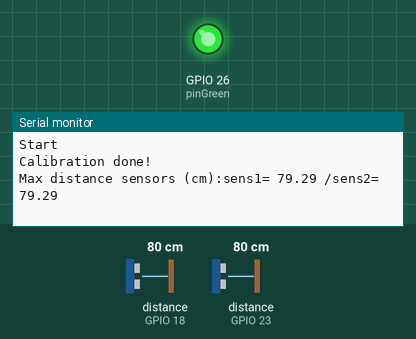
This sketch was run on a simulated ESP32. Shown: output pins drawn as LEDs (lit = HIGH), the last lines printed to the serial monitor. Wiring (inferred from the names in the program): 2 × ultrasonic range finder: trigger GPIO 5, echo GPIO 23 / trigger GPIO 19, echo GPIO 18. The inputs (shaded band) are chosen by the test bench; at power-on: distance to the obstacle (sensors on GPIO 18, GPIO 23) 80 cm. The echo pulse lasts 58.3 µs per cm; pins used as bus, display or sensor lines are not drawn.

Above: at 1.3 s.
1.4 s: distance to the obstacle (sensor on GPIO 18) set to 2 cm
At 2.4 s:
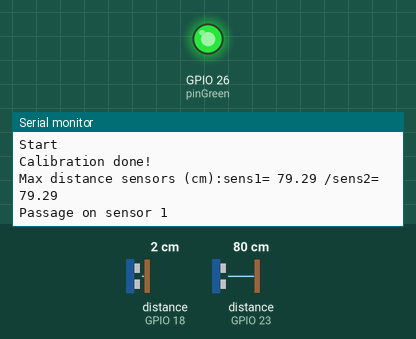
2.9 s: distance to the obstacle (sensor on GPIO 23) set to 2 cm
At 3.6 s:
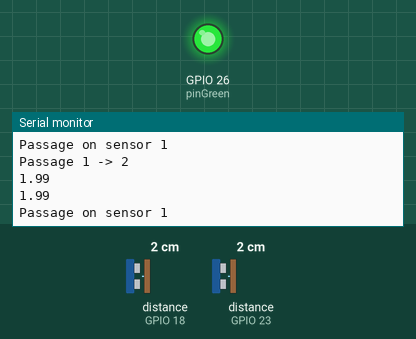

The sketch:

Circuit_with_2_ultrasound_sensors_and_2_LEDs.ino
```cpp
//pin LED
const int pinGreen = 26;
// const int pinRed = ; //TO ADD

//pin sensor 1
const int pin_trig1 = 19;
const int pin_echo1 = 18;

//pin sensor 2
const int pin_trig2 = 5;
const int pin_echo2 = 23;

long curr_time;
long time1,time2; //return time ultrasound signal (us)
long tmax1,tmax2; //max return time (us)
const long timeTrans = 10000; //max time (ms) between the activation of both sensors to consider that the transition has taken place.
                              //If sensor2 is not activated within time limit, the activation of sensor1 is ignored.

long tpass = 0; //time elapsed (ms) since passing over one of the sensors
int cons = 2; //at least 2 consecutive loops to be considered valid activation
int cont1=1, cont2=1; //counter consecutive loops
int flag = 0; //0:no passage, 1:passage on sensor1, 2:passage on sensor2

//counting variables -> to the db
int numPeople = 0;
const int maxPeople = 5;

void setup() {
    Serial.begin(115200);
    Serial.println( "Start");

    pinMode(pinGreen, OUTPUT);
  //pinMode(pinRed, OUTPUT);   //TO ADD

    pinMode(pin_trig1, OUTPUT);
    pinMode(pin_echo1, INPUT);

    pinMode(pin_trig2, OUTPUT);
    pinMode(pin_echo2, INPUT);

  //Sensor Calibration
  //Takes place with free passage. Maximum distance(range between 2 cm and 4 m)
  digitalWrite(pin_trig1, LOW);
  digitalWrite(pin_trig2, LOW);

      for(int i=0;i<10;i++){ //10 distance measurements, we take minimum return times

      //read sensor1 distance
      digitalWrite(pin_trig1, LOW);
      delayMicroseconds(2);
      digitalWrite(pin_trig1, HIGH); //send impulse
      delayMicroseconds(10); //trig signal must be high for at least 10 us
      digitalWrite(pin_trig1, LOW);
      time1 = pulseIn(pin_echo1, HIGH); //return time measured by echo pin

      //read sensor2 distance
      digitalWrite(pin_trig2, LOW);
      delayMicroseconds(2);
      digitalWrite(pin_trig2, HIGH);
      delayMicroseconds(10);
      digitalWrite(pin_trig2, LOW);
      time2 = pulseIn(pin_echo2, HIGH);

        if(i==0){ //variables initialization (first measurement)
          tmax1 = time1;
          tmax2 = time2;
        }
        else{
          if(time1<tmax1){ //at subsequent iterations, time variables are  overwritten only if a shorter return time has been measured
             tmax1=time1;
            }
        else tmax2=time2;
        }
    }

  Serial.println("Calibration done!");
  Serial.print("Max distance sensors (cm):sens1= ");
  Serial.print(tmax1 * 0.034/2); //speed of sound in air: 343 m/s about
  Serial.print(" /sens2= ");
  Serial.println(tmax2 * 0.034/2);

  tmax1-=3000;
  tmax2-=3000;

}

void loop() {

    if(numPeople < maxPeople){
      digitalWrite(pinGreen,HIGH);
    //digitalWrite(pinRed, LOW);
    }

    if(numPeople == maxPeople){
      digitalWrite(pinGreen, LOW);
      //digitalWrite(pinRed, HIGH);
    }

    //read sensor1 distance
    digitalWrite(pin_trig1, LOW);
    delayMicroseconds(2);
    digitalWrite(pin_trig1, HIGH);
    delayMicroseconds(10);
    digitalWrite(pin_trig1, LOW);
    time1 = pulseIn(pin_echo1, HIGH);

    //read sensor2 distance
    digitalWrite(pin_trig2, LOW);
    delayMicroseconds(2);
    digitalWrite(pin_trig2, HIGH);
    delayMicroseconds(10);
    digitalWrite(pin_trig2, LOW);
    time2 = pulseIn(pin_echo2, HIGH);

  //long distance1 = 0.034 * time1/2;
  //long distance2 = 0.034 * time2/2;

    if(time1<tmax1){ //recorded passage on sensor1
      cont1++;
    }else cont1=1;

    if(time2<tmax2){ //recorded passage on sensor2
      cont2++;
    }else cont2=1;


    if(flag == 0){
      if(cont1 == cons){ //passage on sensor1
      Serial.println("Passage on sensor 1");
      flag = 1;
      tpass = millis(); //save current time
      }else if(cont2 == cons){
        Serial.println("Passage on sensor 2");
        flag = 2;
        tpass = millis();
        }
     }

     else{ //flag != 0

        if((millis()-tpass)>timeTrans){ //too long since the activation of the other sensor
        Serial.println("No passage");
        flag = 0;
        }else{
          if(flag == 1 && cont2 == cons){

          //RECORDED PASSAGE with direction sensor1->sensor2 - ENTRANCE
          Serial.println("Passage 1 -> 2");
          Serial.println(time1 * 0.034/2);
          Serial.println(time2 * 0.034/2);
          curr_time = millis();
          flag = 0;
          cont1 = 0;
          cont2 = 0;
          numPeople++;
        }

        if(flag == 2 && cont1 == cons){
        //RECORDED PASSAGE with direction sensor2->sensor1 - EXIT
        Serial.println("Passage 2 -> 1");
        Serial.println(time1 * 0.034/2);
        Serial.println(time2 * 0.034/2);
        curr_time = millis();
        flag = 0;
        cont1 = 0;
        cont2 = 0;
        if(numPeople>0) numPeople--;
        }
      }
    }

}
```

Measured:
- after the input at 1.4 s, the serial monitor: prints a new line at once (image 1)
- after the input at 2.9 s, the serial monitor: prints a new line at once (image 2)
